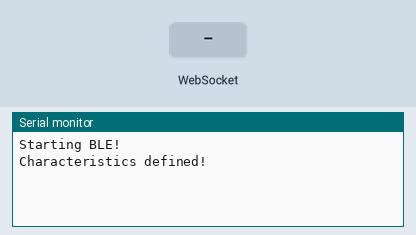
The program below on a simulated ESP32. Parts: the last lines printed to the serial monitor. The inputs (shaded band) are chosen by the test bench. Nothing arrives over Bluetooth unless stated; a phone connects over Bluetooth LE 3 s after start.

Above: at 1.2 s.
1.3 s: WebSocket text "1" received
At 2.1 s:
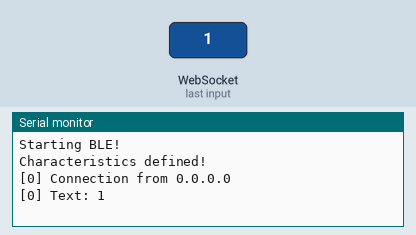
2.8 s: WebSocket text "0" received
At 3.2 s:
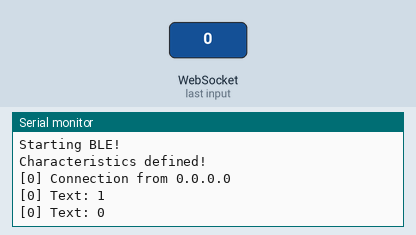
4.3 s: WebSocket text "2" received
At 5.6 s:
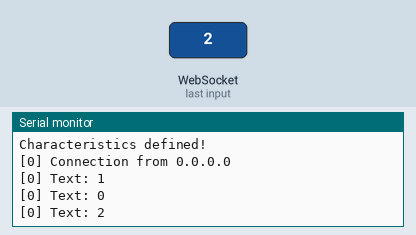

The program:

main.cpp
```cpp
#include <Arduino.h>
#include <BLEDevice.h>
#include <BLEUtils.h>
#include <BLEServer.h>
#include <WiFi.h>
#include <WebSocketsServer.h>

// network credentials
const char* ssid     = "CS510";
const char* password = "123456789";

//appData
String appCommand;
String ledState;

// socket socket
WebSocketsServer webSocket = WebSocketsServer(80);

//tempBradcast delay
int period = 5000;
unsigned long time_now = 0;

#define SERVICE_UUID        "4fafc201-1fb5-459e-8fcc-c5c9c331914b"
#define led_CHARACTERISTIC_UUID "beb5483e-36e1-4688-b7f5-ea07361b26a8"
#define temp_CHARACTERISTIC_UUID "beb5483e-36e1-4688-b7f5-ea07361b26a9"

BLEServer *pServer;
BLEService *pService;
BLECharacteristic *ledChar;
BLECharacteristic *tempChar;

// Called when receiving any WebSocket message
void onWebSocketEvent(uint8_t num, WStype_t type, uint8_t * payload, size_t length);

void setup() {
  Serial.begin(115200);
  Serial.println("Starting BLE!");

  WiFi.softAP(ssid, password);

  BLEDevice::init("CS510");
  pServer = BLEDevice::createServer();
  pService = pServer->createService(SERVICE_UUID);
  ledChar = pService->createCharacteristic(led_CHARACTERISTIC_UUID, BLECharacteristic::PROPERTY_READ);
  tempChar = pService->createCharacteristic(temp_CHARACTERISTIC_UUID, BLECharacteristic::PROPERTY_WRITE);

  ledChar->setValue("0");
  pService->start();
  BLEAdvertising *pAdvertising = BLEDevice::getAdvertising();
  pAdvertising->addServiceUUID(SERVICE_UUID);
  pAdvertising->setScanResponse(true);
  BLEDevice::startAdvertising();
  Serial.println("Characteristics defined!");

  // Start WebSocket server and assign callback
  webSocket.begin();
  webSocket.onEvent(onWebSocketEvent);
}

void loop() {
  if(millis() >= (time_now + period)){
    time_now += period;
    webSocket.broadcastTXT(tempChar->getValue().c_str());
  }


  // Look for and handle WebSocket data
  webSocket.loop();
}


void onWebSocketEvent(uint8_t num, WStype_t type, uint8_t * payload, size_t length){
  // Figure out the type of WebSocket event
  switch(type) {

    // Client has disconnected
    case WStype_DISCONNECTED:
      Serial.printf("[%u] Disconnected!\n", num);
      break;

    // New client has connected
    case WStype_CONNECTED:
      {
        IPAddress ip = webSocket.remoteIP(num);
        Serial.printf("[%u] Connection from ", num);
        Serial.println(ip.toString());
      }
      break;

    // Echo text message back to client
    case WStype_TEXT:
      Serial.printf("[%u] Text: %s\n", num, payload);
      //reinterpret_cast<char*>(payload);
      appCommand = "" + String(reinterpret_cast<char*>(payload));
      ledChar->setValue(appCommand.c_str());
      webSocket.sendTXT(num, "Characteristic Changed to" + appCommand);
      break;

    // For everything else: do nothing
    case WStype_BIN:
    case WStype_ERROR:
    case WStype_FRAGMENT_TEXT_START:
    case WStype_FRAGMENT_BIN_START:
    case WStype_FRAGMENT:
    case WStype_FRAGMENT_FIN:
    default:
      break;
  }
}
```

Measured:
- after the input at 1.3 s, the serial monitor: prints a new line at once (image 1)
- after the input at 2.8 s, the serial monitor: prints a new line at once (image 2)
- after the input at 4.3 s, the serial monitor: prints a new line at once (image 3)
